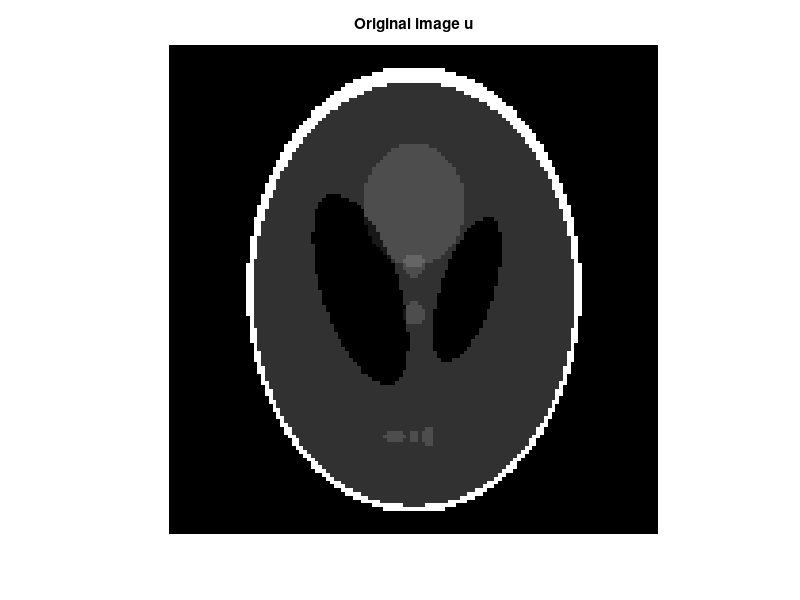
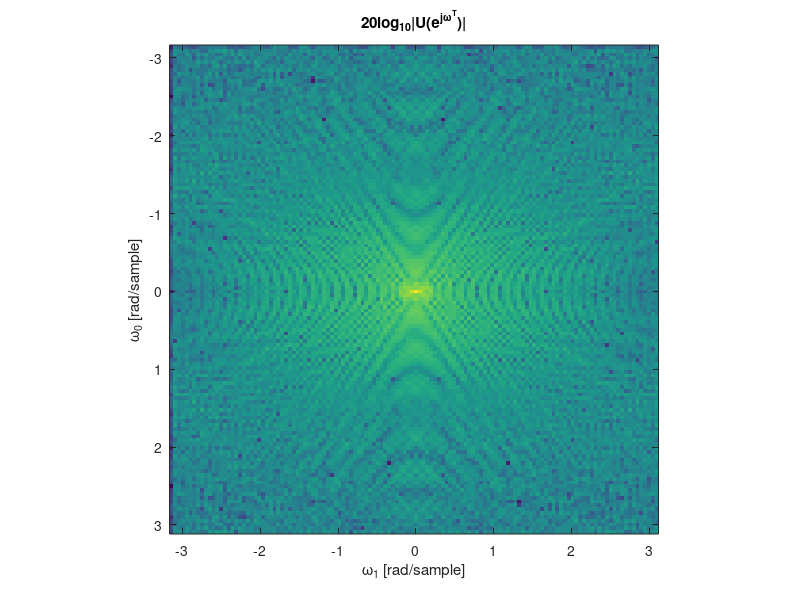

The MATLAB source for these figures, in order: (Note: this script raises an error after producing the figures.)
%% Sample 12-2
%% 画像復元
% フィルタ補正逆投影法 (FBP)
% 
% 画像処理特論
% 
% 村松 正吾 
% 
% 動作確認: MATLAB R2020a
%% Image restoraton
% Filtered backprojection (FBP)
% 
% Advanced Topics in Image Processing
% 
% Shogo MURAMATSU
% 
% Verified: MATLAB R2020a
% 準備
% (Preparation)

clear 
close all
% パラメータ設定
% (Parameter settings)

nSlices = 180;
lambda = 10^-5
%% 断層スライス画像の生成
% (Creation of tomographic slice images)
%% 
% * $u(\mathbf{p}), \mathbf{p}\in\mathbb{R}^2$: 原画像 (Original image)
%% 
% PHANTOM関数を利用して改良型シェップ ローガン頭部ファントム画像 $\mathbf{u}$ を作成して表示 (Create the modified 
% Shepp-Logan head phantom image by using function PHATOM and display it.)

u = phantom(128); 
figure(1)
imshow(u)
title('Original image u')
% 2変量DFT 
% (Bivariate DFT)
% 
% $$U[\mathbf{k}]=U(e^{j\mathbf{\omega}^T})|_{\mathbf{\omega}=2\pi\mathbf{Q}^{-T}\mathbf{k}$$

nPointsQ = 2.^nextpow2(size(u));
U = fftn(u,nPointsQ);
figure(2)
w0 = linspace(-pi,pi-2*pi/nPointsQ(2),nPointsQ(2));
w1 = linspace(-pi,pi-2*pi/nPointsQ(1),nPointsQ(1));
imagesc(w1,w0,fftshift(20*log10(abs(U))));
axis square
ylabel('\omega_0 [rad/sample]')
xlabel('\omega_1 [rad/sample]')
title('20log_{10}|U(e^{j{\bf\omega}^T})|')
ax = gca;
ax.YLim = [-pi pi];
ax.XLim = [-pi pi];
ax.YTick = [-pi 0 pi];
ax.YTickLabel = { '-\pi', '0', '\pi'};
ax.XTick = [-pi 0 pi];
ax.XTickLabel = { '-\pi', '0', '\pi'};
% ラドン変換
% (Radon transform)
% 
% $$\mathrm{r}_{u}(x, \theta)=\int_{\mathbb{R}} u\left(x {\bf \theta}+y {\bf 
% \theta}^{\perp}\right) d y$$
% 
% ただし，(where)
%% 
% * $\mathbf{\theta}=(\cos \theta, \sin \theta)^{T}$
% * $\mathbf{\theta}^{\perp}=(-\sin \theta, \cos \theta)^{T}$
%% 
% RADON関数を利用 (Use function RADON)

thetaset = linspace(0,180-180/nSlices,nSlices);
[r,p] = radon(u,thetaset);
%% 
% サイノグラムの表示 (Show sinogram)

figure(3)
imshow(r,[],'Xdata',thetaset,'Ydata',p,'InitialMagnification','fit')
xlabel('\theta (degrees)')
ylabel('x')
title('Sinogram r_u(x,\theta)')
colormap(gca,hot), colorbar
iptsetpref('ImshowAxesVisible','off')
% スライスの単変量DFT
% (Univariate DFT of each slice)
% 
% 中央スライス定理(Central slice theorem)
% 
% $$R_u(j\Omega_x,\theta)=U(j(\sin\theta\ \cos\theta)^T\Omega_x)$$
% 
% ※座標を垂直, 水平の順序で表示していることに注意 (NOTE that  the coordinates are shown in vertical 
% and horizontal order.)
% 
% DFTでの解釈 (Interpretation as DFT)
% 
% $$R_{u,\theta}[k]=R_u(e^{j\omega},\theta)|_{\omega=2\pi k/N}=U(e^{j\mathbf{\omega}^T})|_{\mathbf{\omega}=\left(\begin{array}{c}\sin\theta 
% \\ \cos\theta\end{array}\right)2\pi k/N$$

nPoints = 2^nextpow2(max([size(U,1) length(p)]));
rc = circshift(padarray(r,nPoints-size(r,1),'post'),p(1));
R = fft(rc,nPoints,1);
%% 
% スライス毎のスペクトルの表示 (Display of spectra for each slice)

figure(4)
wx = linspace(-pi,pi-2*pi/nPoints,nPoints);
imagesc(thetaset,wx,fftshift(20*log10(abs(R)),1))
ylabel('\omega_x [rad/sample]')
xlabel('\theta (degrees)')
title('20log_{10}|R(e^{j\omega_x},\theta)|')
ax = gca;
ax.YLim = [-pi pi];
ax.YTick = [-pi 0 pi];
ax.YTickLabel = { '-\pi', '0', '\pi'};
iptsetpref('ImshowAxesVisible','off')
% 逆ラドン変換
% (Inverse radon transform)
% 問題設定 (Problem setting)
% $$\hat{\mathbf{u}}=\arg\min_\mathbf{u}\frac{1}{2}\left\|\left(\begin{array}{c}\mathbf{r}_{\theta_0} 
% \\\mathbf{r}_{\theta_1} \\\vdots \\\mathbf{r}_{\theta_{I-1}} \end{array}\right)-\left(\begin{array}{c}\mathbf{W}_1^{-1}\mathbf{S}_{\downarrow\theta_0} 
% \\\mathbf{W}_1^{-1}\mathbf{S}_{\downarrow\theta_1}  \\\vdots \\\mathbf{W}_1^{-1}\mathbf{S}_{\downarrow\theta_{I-1}} 
% \end{array}\right)\mathbf{W}_2\mathbf{u}\right\|_2^2+\frac{\lambda}{2}\|\mathbf{\nabla}\mathbf{u}\|_2^2$$
% 
% ただし，(where)
%% 
% * $\mathbf{u}\in\mathbb{R}^N$: Vectorized expression of discretized array 
% of $u(\mathbf{p})$ 
% * $\mathbf{r}_{\theta_i}\in\mathbb{R}^m$: Vectorized expression of discretized 
% slice line of $r_u(x,\theta)$
% * $\mathbf{W}_d$: $d$-dimensional DFT matrix
% * $\mathbf{S}_{\downarrow\theta_i}$: Slice operator for direction $\theta_i$
% * $\mathbf{\nabla}$: Gradient operator
% 解 (Solution)
% $$\widehat{\mathbf{u}}=\mathbf{W}_{2}^{-1}\left(\left(\sum_{i=0}^{I-1} \mathbf{S}_{\downarrow 
% \theta_{i}}^{T} \mathbf{S}_{\downarrow \theta_{i}}\right)+\frac{m}{N} \lambda 
% \mathbf{W}_{2} \mathbf{\nabla}^{T} \mathbf{\nabla W}_{2}^{-1}\right)^{-1}\left(\sum_{i=0}^{I-1} 
% \mathbf{S}_{\downarrow \theta_{i}}^{T} \mathbf{W}_{1} \mathbf{r}_{\theta_{i}}\right)$$
% 
% $$\stackrel{\mathrm{DFT}}{\longleftrightarrow} \mathrm{U}[\mathbf{k}]=\left(S_{\uparrow 
% \downarrow}[\mathbf{k}]+\frac{m}{N} \lambda\left(\left|\mathrm{G}_{0}[\mathbf{k}]\right|^{2}+\left|\mathrm{G}_{1}[\mathbf{k}]\right|^{2}\right)\right)^{-1}\left(\sum_{i=0}^{I-1} 
% \mathrm{R}_{\theta_{i}}[\mathbf{k}]\right)$$
%% 
% * $G_0[\mathbf{k}]$: DFT of 1st-order difference filter in vertical direction
% * $G_1[\mathbf{k}]$: DFT of 1st-order difference filter in horizontal direction

% Accumuration of backprojected spectrum Rθi[k]
SR = zeros(nPoints+1);
% Accumuration of slice lines in frequency domain
SS = zeros(nPoints+1);
% Zero array
S0 = zeros(nPoints+1);
S1 = S0;
S1(1,:) = 1;
for iSlice = 1:length(thetaset)
    theta = thetaset(iSlice);
    Si = S0;
    Si(1,:) = [R(:,iSlice).' 0];
    SR = SR + imrotate(fftshift(Si),theta,'crop');
    SS = SS + imrotate(fftshift(S1,1),theta,'crop');
end
SR = ifftshift(SR(1:end-1,1:end-1));
SS = ifftshift(SS(1:end-1,1:end-1));
%% 
% 累積スライスラインの表示 (Display accumulated slice lines)

figure(5)
[k0,k1] = ndgrid(linspace(-pi,pi-2*pi/nPoints,nPoints));
surf(k0,k1,fftshift(SS),'EdgeColor','none')
ylabel('\omega_0 [rad/sample]')
xlabel('\omega_1 [rad/sample]')
title('S_{\uparrow\downarrow}[{\bfk}]')
ax = gca;
ax.YDir = 'reverse';
ax.YLim = [-pi pi];
ax.XLim = [-pi pi];
ax.YTick = [-pi 0 pi];
ax.YTickLabel = { '-\pi', '0', '\pi'};
ax.XTick = [-pi 0 pi];
ax.XTickLabel = { '-\pi', '0', '\pi'};
%% 
% 逆投影スペクトルの表示 (Display of backprojected spectrum)

figure(6)
imagesc(w0,w1,fftshift(20*log10(abs(SR))))
axis square
ylabel('\omega_0 [rad/sample]')
xlabel('\omega_1 [rad/sample]')
title('S_{\uparrow\downarrow}[{\bfk}]')
ax = gca;
ax.YDir = 'reverse';
ax.YLim = [-pi pi];
ax.XLim = [-pi pi];
ax.YTick = [-pi 0 pi];
ax.YTickLabel = { '-\pi', '0', '\pi'};
ax.XTick = [-pi 0 pi];
ax.XTickLabel = { '-\pi', '0', '\pi'};
iptsetpref('ImshowAxesVisible','off')
% 勾配フィルタのパワースペクトル 
% (Power spectrum of gradient filter)
% 
% $$\mathbf{\nabla}^T\mathbf{\nabla}\stackrel{\mathrm{DFT}}{\longleftrightarrow} 
% \left|\mathrm{G}_{0}[\mathbf{k}]\right|^{2}+\left|\mathrm{G}_{1}[\mathbf{k}]\right|^{2}$$
% 
% ソーベルフィルタを利用 (Adopt Sobel filter)

g0 = fspecial('sobel');
g1 = g0.';
GG = abs(fftn(g0,nPoints*[1 1])).^2+abs(fftn(g1,nPoints*[1 1])).^2;
LL = nPoints*GG;
%% 
% パワースペクトルの表示 (Display the power spectrum)

figure(7)
mesh(k1,k0,fftshift(GG))
ylabel('\omega_0 [rad/sample]')
xlabel('\omega_1 [rad/sample]')
title('|G_0|^2+|G_1|^2')
ax = gca;
ax.YDir = 'reverse';
ax.YLim = [-pi pi];
ax.XLim = [-pi pi];
ax.YTick = [-pi 0 pi];
ax.YTickLabel = { '-\pi', '0', '\pi'};
ax.XTick = [-pi 0 pi];
ax.XTickLabel = { '-\pi', '0', '\pi'};
% 画像再構成
% (Image reconstuction)
% 
% 零割を避けるために分母に EPS を加算 (Add EPS to the denominator to avoid dividing by zero.)

figure(8)
% FBP w/ regulalization
Ur = SR./(SS+lambda*LL+eps);
ur = circshift(real(ifft2(Ur)),size(u)/2);
ur = ur(1:size(u,1),1:size(u,2));
subplot(1,3,1)
imshow(ur,[])
title('FBP w/ regulalization')

% FBP w/o regulalization
Uo = SR./(SS+eps);
uo = circshift(real(ifft2(Uo)),size(u)/2);
uo = uo(1:size(u,1),1:size(u,2));
subplot(1,3,2)
imshow(uo,[])
title('FBP w/o regularization')

% BP w/o filtering
ub = circshift(real(ifft2(SR)),size(u)/2);
ub = ub(1:size(u,1),1:size(u,2));
subplot(1,3,3)
imshow(ub,[])
title('BP w/o filtering')
% IRADON関数
% (Functon IRADON)
% 
% 逆ラドン変換を行うMATLAB関数IRADONの利用例 (An example of using the MATLAB function IRADON 
% to perform the inverse radon transformation)
% 
% Perform filtered backprojection.

I1 = iradon(r,thetaset);
%% 
% Perform unfiltered backprojection.

I2 = iradon(r,thetaset,'linear','none');
%% 
% Display the reconstructed images.

figure(9)
subplot(1,2,1)
imshow(I1,[])
title('Filtered Backprojection')
subplot(1,2,2)
imshow(I2,[])
title('Unfiltered Backprojection')
%% 
% © Copyright, Shogo MURAMATSU, All rights reserved.